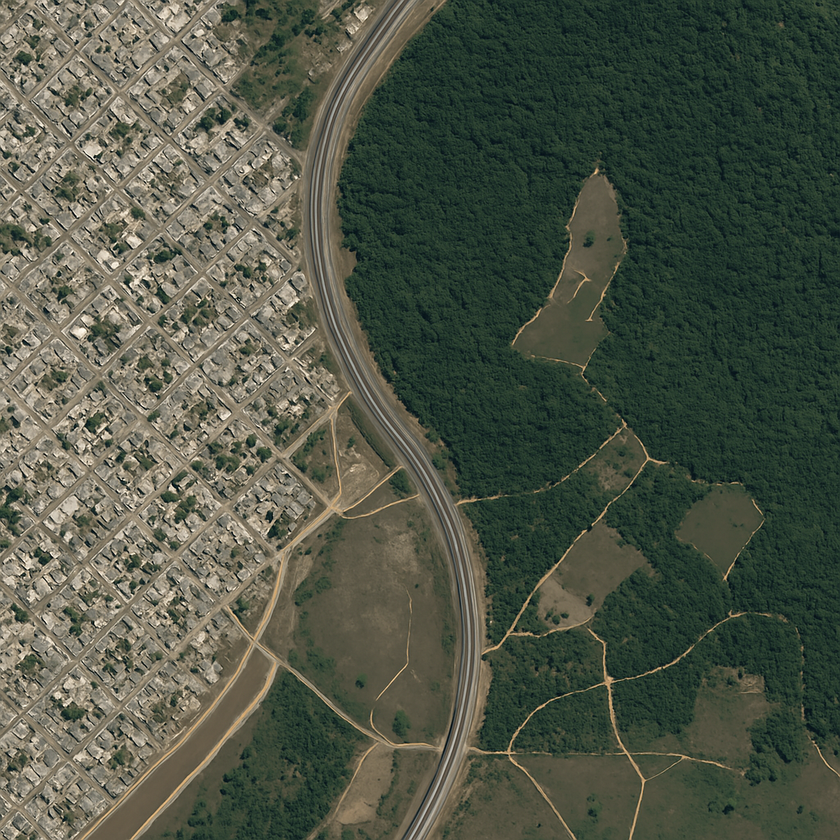
#> input picture AT3/img_1.png, 840 x 840 px, shrunk from 1024 x 1024 before the run
$ python main2.py
#> lines starting #> are read from the running program, lines starting #| are printed output that depends on the picture; after the words box and inside, x2 and y2 are one past the last pixel; in counts of white or black regions, pixels touching at a corner belong together
import numpy as np
import cv2 as cv

# Carregar imagens coloridas
imagem1 = cv.imread('img_1.png', cv.IMREAD_COLOR)
#> imagem1 is the input picture: shape (840, 840, 3); mean B, G, R 70.8, 85.4, 79.4
imagem2 = cv.imread('img_2.png', cv.IMREAD_COLOR)
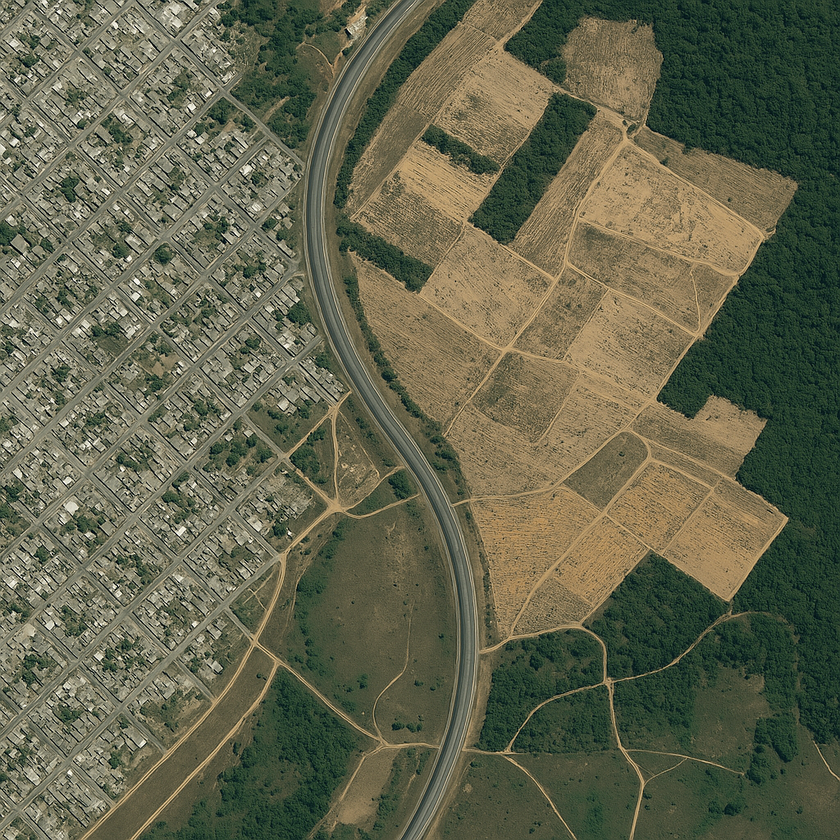
#> input picture AT3/img_2.png, 840 x 840 px, shrunk from 1024 x 1024 before the run
#> imagem2 is the input picture: shape (840, 840, 3); mean B, G, R 77, 99.9, 98.5

# Converter para escala de cinza
imagem1_cinza = cv.cvtColor(imagem1, cv.COLOR_BGR2GRAY)
imagem2_cinza = cv.cvtColor(imagem2, cv.COLOR_BGR2GRAY)
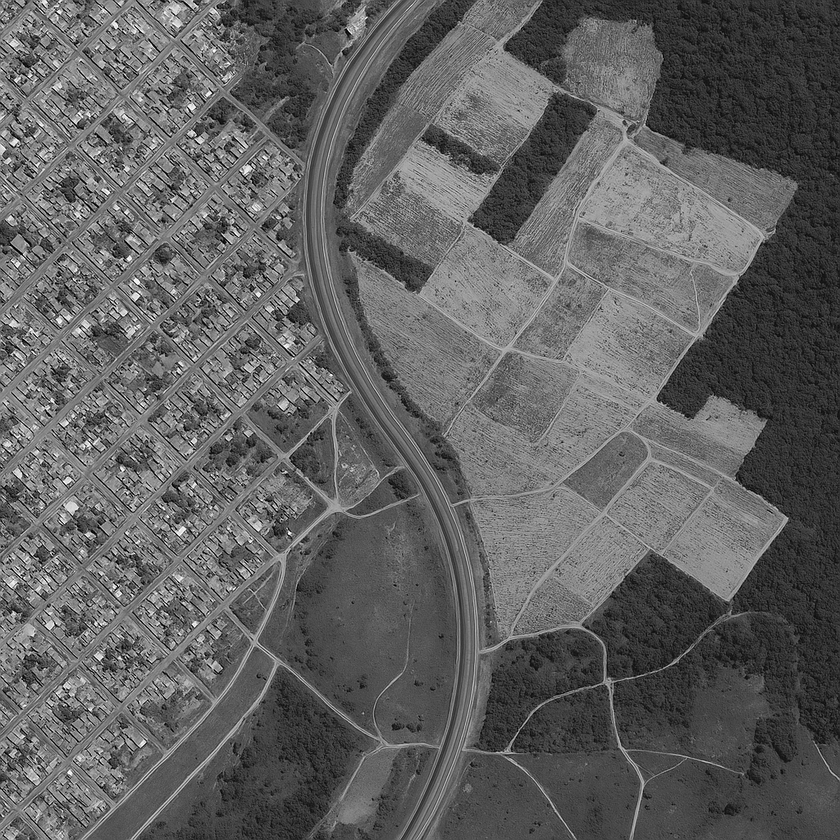
#> imagem2_cinza: shape (840, 840); min 0, max 255, mean 96.9

# Calcular diferença e máscara
diferenca = cv.absdiff(imagem1_cinza, imagem2_cinza)
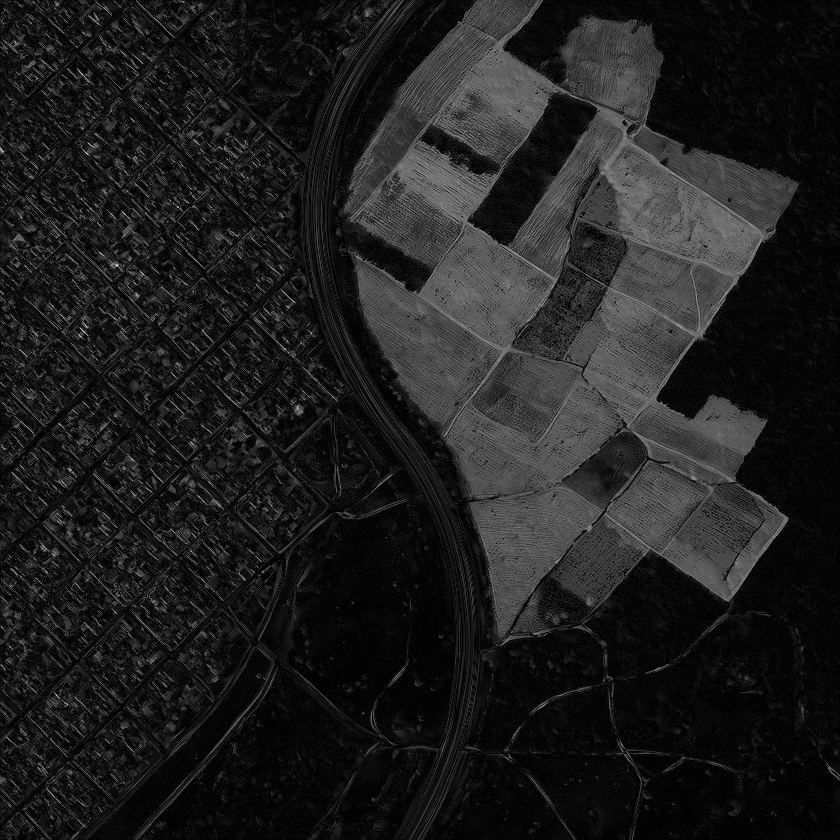
#> diferenca: shape (840, 840); min 0, max 233, mean 30.5
_, mascara = cv.threshold(diferenca, 30, 255, cv.THRESH_BINARY)
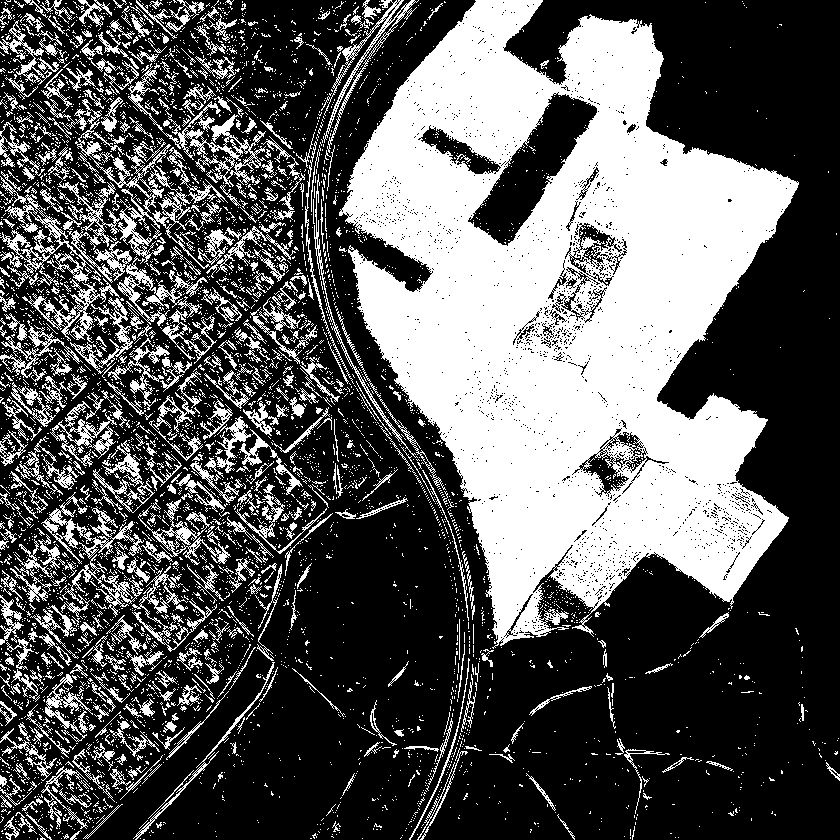
#> mascara: shape (840, 840); 35.1% white; 4907 white regions (4393 under 20 px), largest, box (x1, y1, x2, y2) and area: (339, 0, 799, 649) 162933, (58, 99, 210, 269) 3882, (128, 63, 266, 187) 2433
# Visualizar a máscara para ver onde as diferenças são detectadas
cv.imshow('Máscara de Diferença (antes do destaque)', mascara)
cv.waitKey(0)
cv.destroyAllWindows()

# Criar a imagem de destaque vermelha (terá as mesmas dimensões da máscara)
destaque = np.zeros_like(cv.cvtColor(mascara, cv.COLOR_GRAY2BGR))
destaque[mascara == 255] = [0, 0, 255]

cv.imshow('Diferenças em Vermelho', destaque)
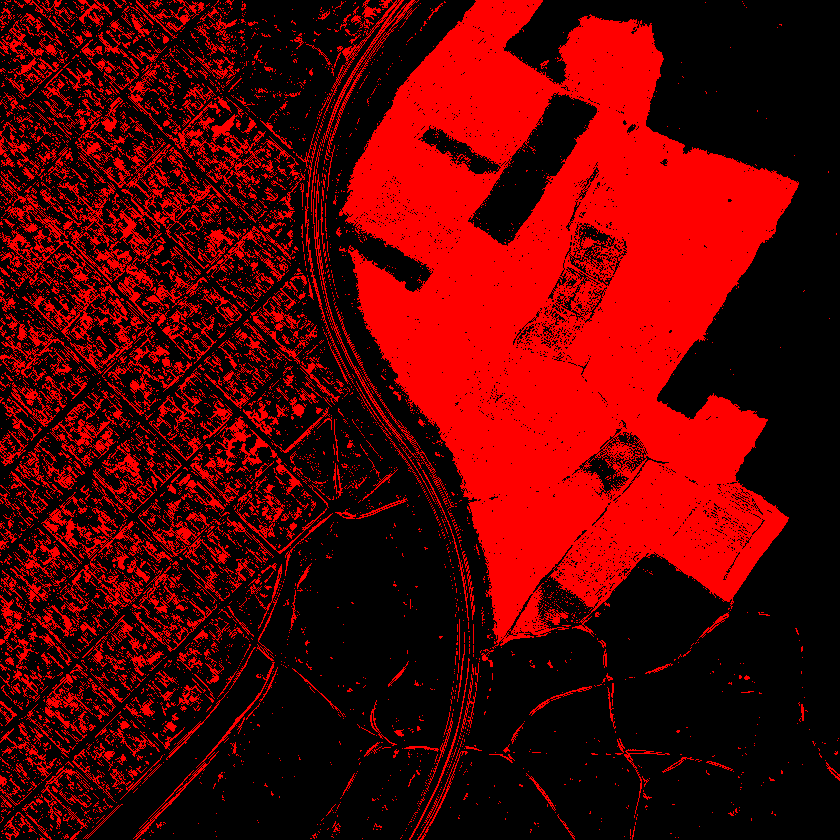
#> window 'Diferenças em Vermelho': shape (840, 840, 3); mean B, G, R 0, 0, 89.4
cv.waitKey(0)
cv.destroyAllWindows()

# Opcional: Sobrepor na imagem original (requer redimensionamento se os tamanhos forem diferentes)
if imagem1.shape[:2] == destaque.shape[:2]:
    imagem1_com_destaque = cv.addWeighted(imagem1, 0.7, destaque.astype(np.uint8), 0.3, 0)
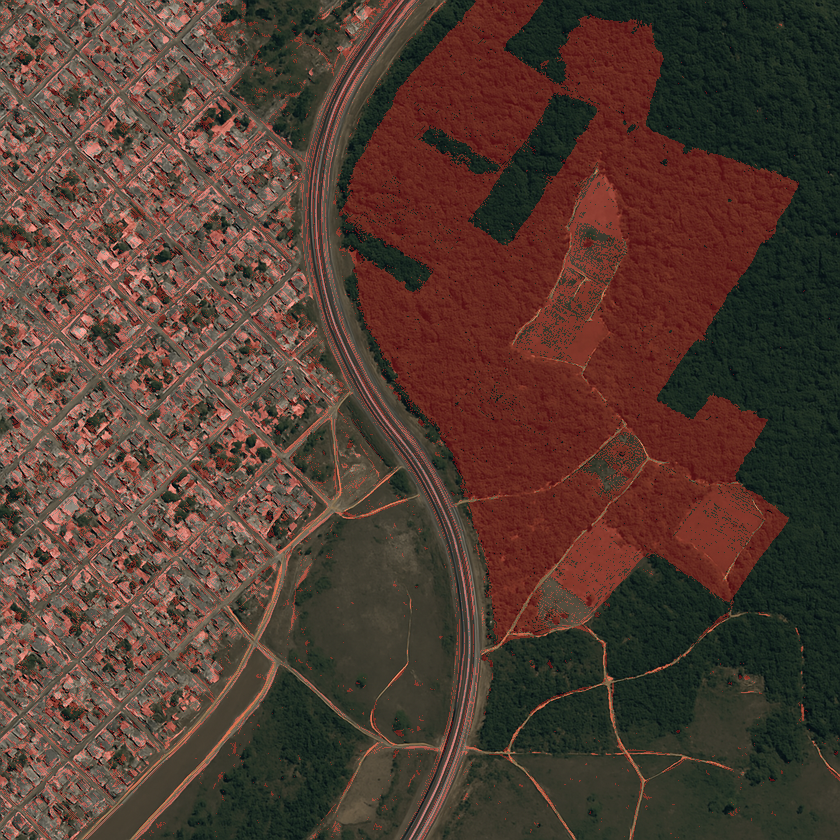
#> imagem1_com_destaque: shape (840, 840, 3); mean B, G, R 49.5, 59.8, 82.4
    cv.imshow('Imagem Original com Destaque Vermelho', imagem1_com_destaque.astype(np.uint8))
    cv.waitKey(0)
    cv.destroyAllWindows()
else:
    print("As dimensões da imagem original e do destaque não coincidem para sobreposição direta.")
